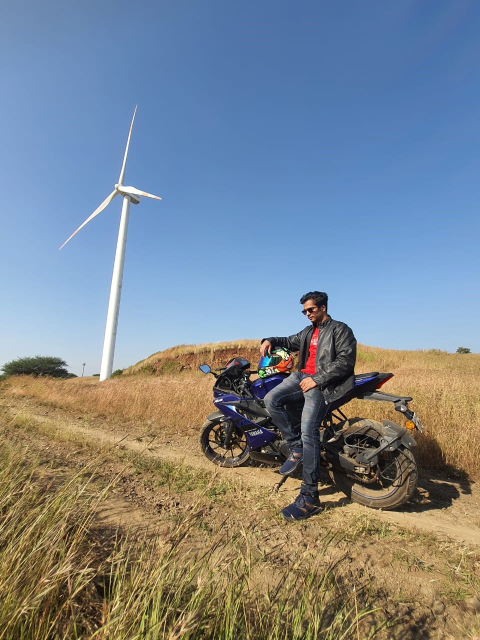
#> input picture dhoom.jpg, 960 x 1280 px (shown at 1/2 size)
$ jupyter execute cartoon__final.ipynb
#> lines starting #> are read from the running program, lines starting #| are printed output that depends on the picture; after the words box and inside, x2 and y2 are one past the last pixel; in counts of white or black regions, pixels touching at a corner belong together
[cell 1]
####################################################
import cv2
import numpy as np

kernel = np.ones((5, 5), np.uint8)
def read_file(filename):
    img = cv2.imread(filename)
    cv2_imshow(img)
    return img

def color_quantization(img, k):
# Transform the image
    data = np.float32(img).reshape((-1, 3))

    # Determine criteria
    criteria = (cv2.TERM_CRITERIA_EPS + cv2.TERM_CRITERIA_MAX_ITER, 100, 0.001)

    # Implementing K-Means
    ret, label, center = cv2.kmeans(data, k, None, criteria, 10, cv2.KMEANS_RANDOM_CENTERS)
    center = np.uint8(center)
    result = center[label.flatten()]
    result = result.reshape(img.shape)
    return result

def edge_mask(img, line_size, blur_value):
    gray = cv2.cvtColor(img, cv2.COLOR_BGR2GRAY)
    gray_blur = cv2.medianBlur(gray, blur_value)
    edges = cv2.adaptiveThreshold(gray_blur, 255, cv2.ADAPTIVE_THRESH_MEAN_C, cv2.THRESH_BINARY, line_size, blur_value)
    return edges

line_size = 3
blur_value =3

img = cv2.imread("dhoom.jpg")
#> img is the input picture: shape (1280, 960, 3); mean B, G, R 142.5, 133.7, 124
# img = cv2.medianBlur(img, 3)

# Convert the image to grayscale
gray = cv2.cvtColor(img, cv2.COLOR_BGR2GRAY)
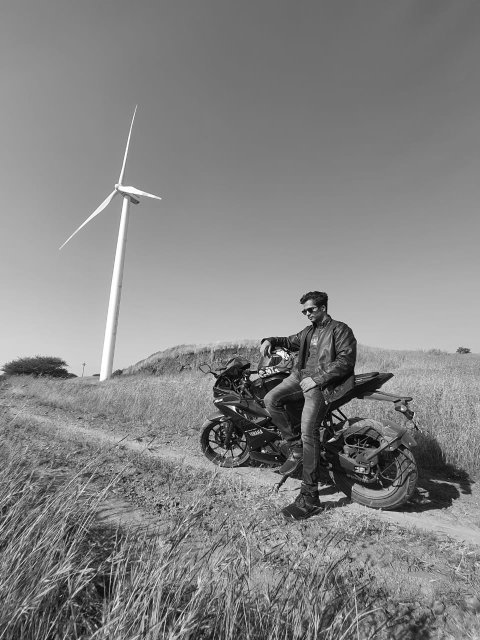
#> gray: shape (1280, 960) (shown at 1/2 size); min 0, max 255, mean 131.8

# Apply adaptive thresholding to convert the image to binary
gray = cv2.adaptiveThreshold(gray, 255, cv2.ADAPTIVE_THRESH_MEAN_C, cv2.THRESH_BINARY, 9, 9)
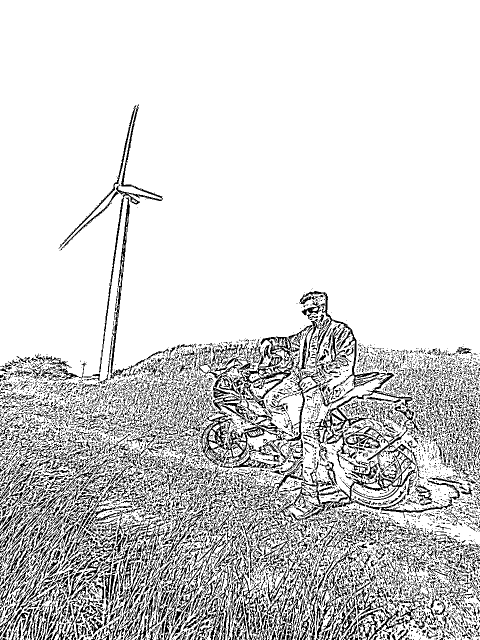
#> gray: shape (1280, 960) (shown at 1/2 size); 83% white; black in thin lines or dots, all inside (x1, y1, x2, y2) = (0, 208, 960, 1280)


edges = edge_mask(img, line_size, blur_value)
#> in edge_mask, `edges = cv2.adaptiveThreshold(gray_blur, 255, cv2.ADAPTIVE_THRESH_MEAN..`:
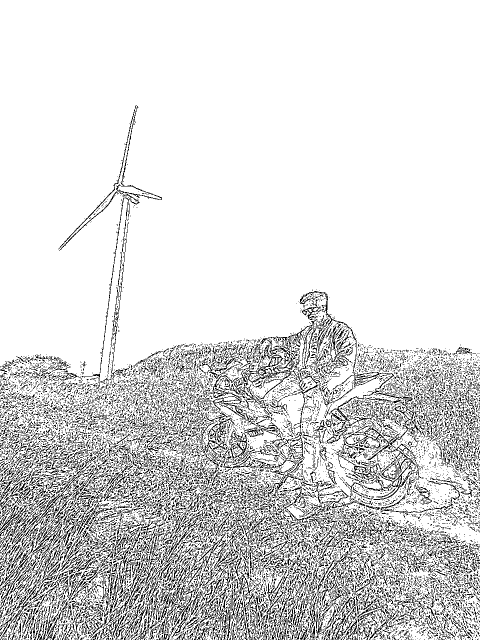
#> edges: shape (1280, 960) (shown at 1/2 size); 85.1% white; black in thin lines or dots, all inside (x1, y1, x2, y2) = (0, 210, 960, 1280)
total_color = 100
img = color_quantization(img, total_color)
blurred = cv2.bilateralFilter(img, d=1, sigmaColor=350,sigmaSpace=350)
# cv2_imshow(blurred)
# cv2.imshow("img",blurred)

cartoon = cv2.bitwise_and(blurred, blurred, mask=edges)

color = cv2.bilateralFilter(img, 10 ,550, 550)

cartoon = cv2.bitwise_and(color, color, mask=gray)
# img_erosion = cv2.erode(cartoon, kernel, iterations=1)
# cv2.imshow("img",cartoon)
cv2.imwrite('dhoom_new.jpg',cartoon)
# cv2.imwrite('sud_sid_new.jpg',cartoon)
print("Done")
cv2.waitKey(0)
cv2.destroyAllWindows()
